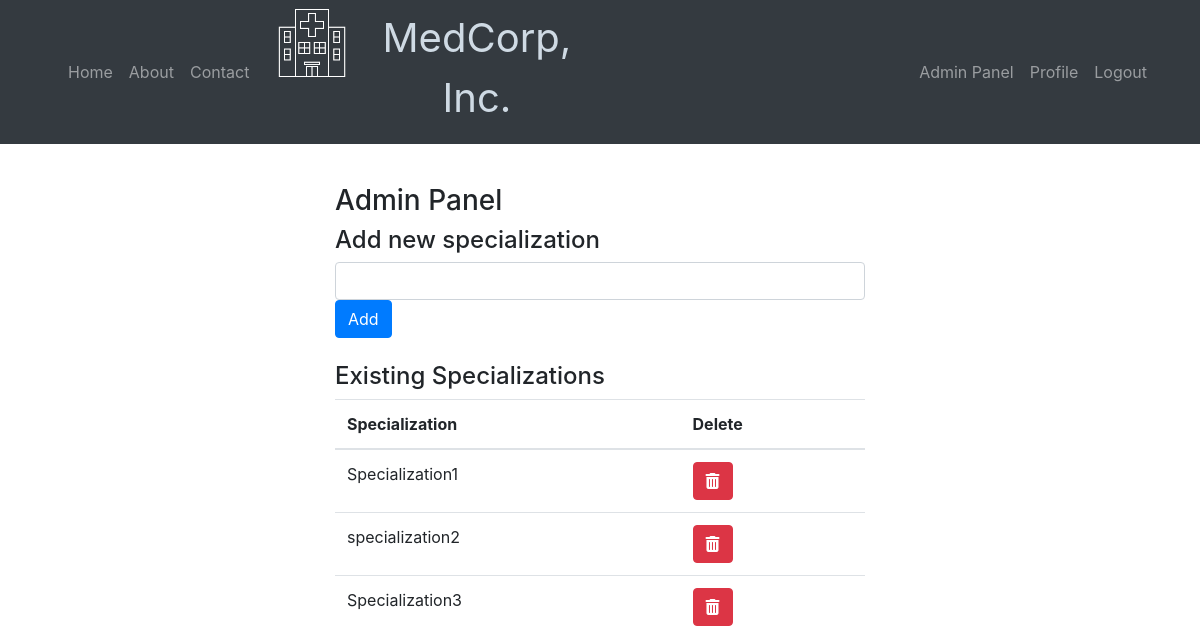
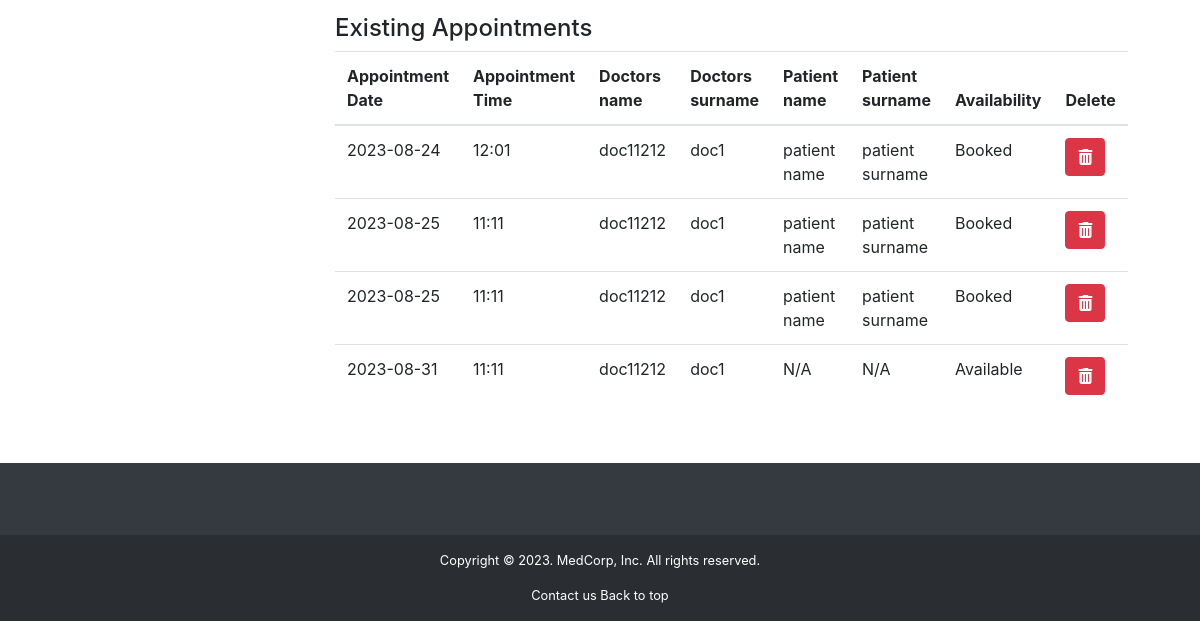
The app's page /adminpanel/content (signed in), older data (2 pictures, top to bottom).
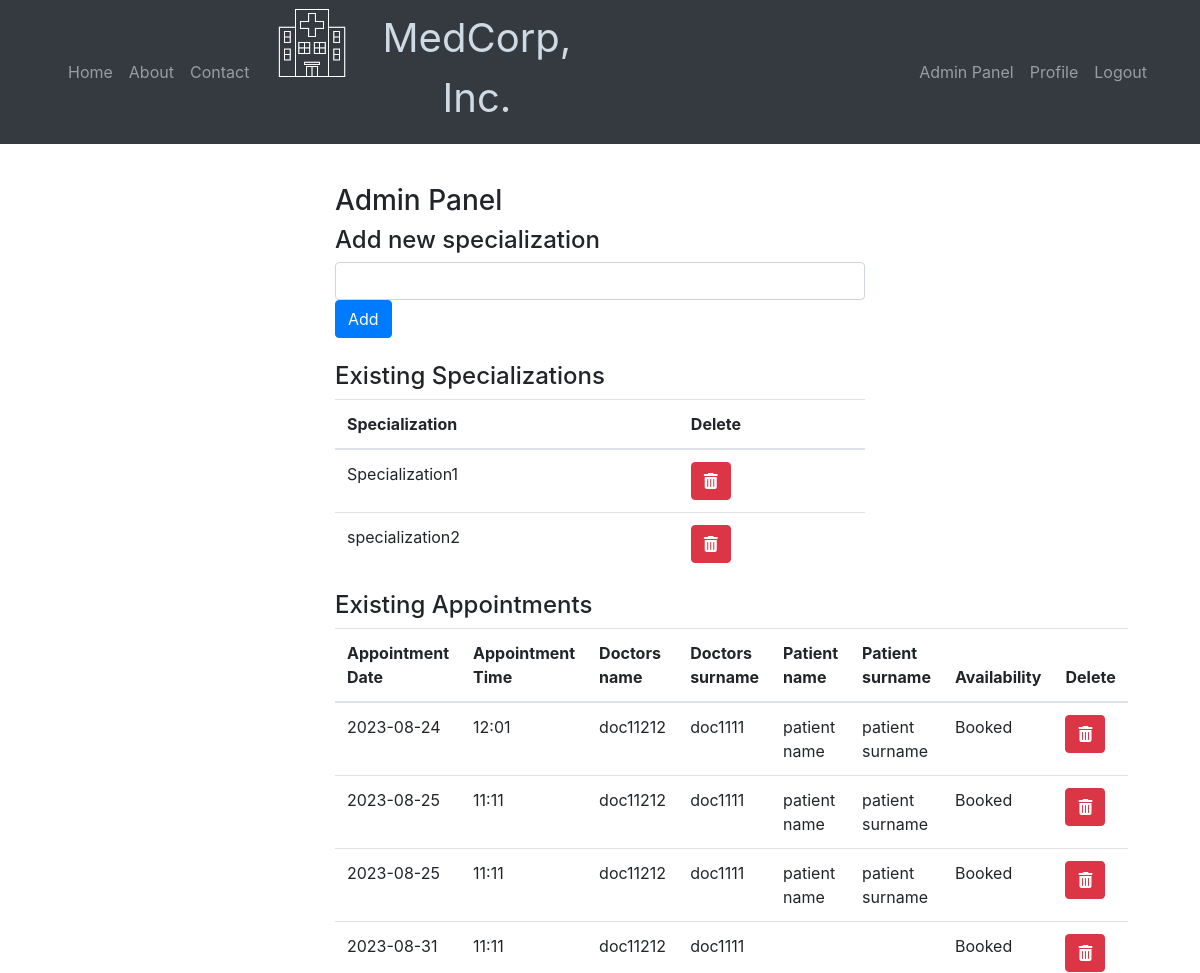
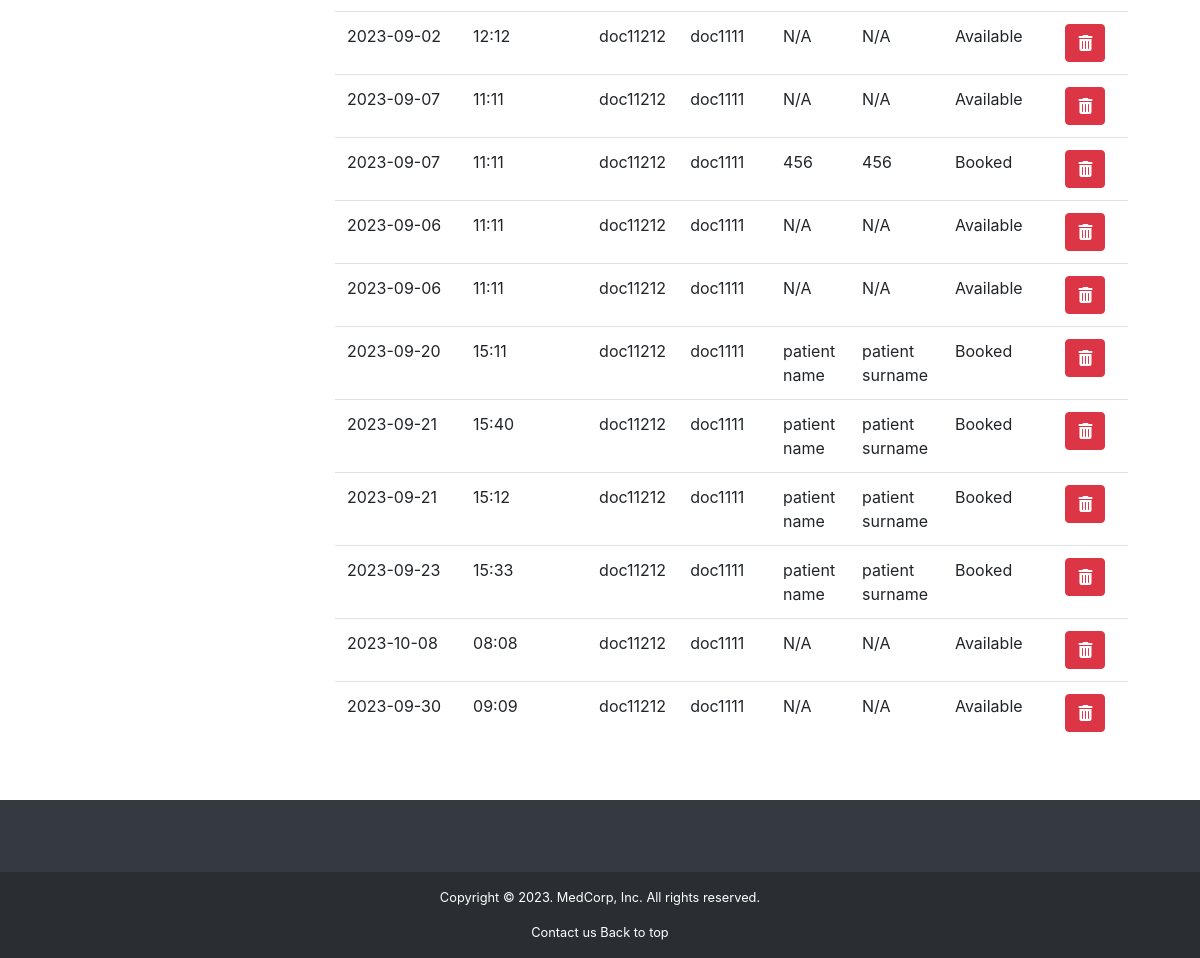
The same page, newer data (2 pictures, top to bottom).
### library/db/models.py (models this page shows, shortened)
class Specializations(db.Model):
    __tablename__ = 'specializations'
    _id = db.Column(db.Integer, primary_key=True)
    specialization = db.Column(db.String(500), nullable=False)

class Appointment(db.Model):
    __tablename__ = 'appointment'
    app_id = db.Column(db.Integer, primary_key=True, autoincrement=True)
    app_date = db.Column(db.Text, nullable=False)
    app_time = db.Column(db.Text, nullable=False)
    availability = db.Column(db.Boolean, nullable=False, default=True)
    patient_id = db.Column(db.Integer, db.ForeignKey("profile._id"))
    doctor_id = db.Column(db.Integer)
    createdDate = db.Column(db.DateTime,
                            default=datetime.utcnow, nullable=False)
    recommendations = db.Column(db.Text)
    profile = db.relationship("Profile", uselist=False)

class Profile(db.Model):
    __tablename__ = 'profile'
    _id = db.Column(db.Integer, primary_key=True, autoincrement=True)
    name = db.Column(db.String(100), unique=False)
    surname = db.Column(db.String(100), unique=False)
    birthdate = db.Column(db.DateTime, unique=False)
    gender = db.Column(db.String(10))
    email = db.Column(db.String(100), unique=True)
    telephone = db.Column(db.Integer, unique=False)
    insurance = db.Column(db.Boolean)
    userid = db.Column(db.Integer, db.ForeignKey("user._id"), nullable=False, unique=True)
    createdDate = db.Column(db.DateTime,
                            default=datetime.utcnow, nullable=False)
    user = db.relationship("User", uselist=False, cascade="delete")

### library/routes/admin.py (the view, shortened to what this page needs)
@admin.route("/adminpanel/content", methods=["GET", "POST"])
@login_required
def content():
    form = AddSpecialization()
    specializations = Specializations.query.all()
    appointments = Appointment.query.all()
    appointment = Appointment.query.first()
    if appointment.doctor_id:
        doctor_profile = Profile.query.filter_by(
            userid=appointment.doctor_id).first()
    else:
        doctor_profile = None
    display = Appointment.query.filter_by(
        patient_id=current_user._id).all()
    display_doctor = []
    return render_template("admin/content.html", form=form,
                           specializations=specializations,
                           appointments=appointments, doctor_profile=doctor_profile)

### library/db/forms.py
class AddSpecialization(FlaskForm):
    specialization = StringField("Specialization", validators=[DataRequired()])
    submit = SubmitField("Add")

### library/app.py (called while the page is built)
def create_app():
    app = Flask(__name__)
    app.config["SECRET_KEY"] = os.environ.get(
        "SECRET_KEY", "c544081efca90d112b80ff0ce139dd98")
    app.config['SQLALCHEMY_DATABASE_URI'] = 'sqlite:///test.db'
    migrate.init_app(app, db)
    db.init_app(app)
    with app.app_context():
        db.create_all()
    app.register_blueprint(pages)
    app.register_blueprint(authorize)
    app.register_blueprint(doctor)
    app.register_blueprint(admin)
    login_manager = LoginManager()
    login_manager.init_app(app)
    login_manager.login_view = "authorize.login"
    @login_manager.user_loader
    def load_user(user_id):
        return User.query.get(int(user_id))
    return app

### library/templates/admin/content.html (shortened to what this page needs)
{% extends 'layout.html' %}
{% block main_content %}
<h3> Admin Panel </h3>
{% if current_user.isAdmin %}
<h4> Add new specialization </h4>
<form method="POST">
    {{ form.specialization(class="form-control") }}
    {{ form.submit(class="btn btn-primary") }}
</form>
<br>
<h4> Existing Specializations </h4>
<table class="table">
    <thead>
        <tr>
            <th> Specialization </th>
            <th> Delete </th>
        </tr>
    </thead>
    <tbody>
        {% for spec in specializations %}
        <tr>
            <td> {{ spec.specialization }} </td>
            <td> <a href="{{ url_for('admin.delete_spec', spec_id=spec._id) }}" class="btn btn-danger"><i
                        class="fas fa-trash-alt"></i></a> </td>
        </tr>
        {% endfor %}
    </tbody>
</table>
<h4> Existing Appointments </h4>
<table class="table">
    <thead>
        <tr>
            <th> Appointment Date</th>
            <th> Appointment Time</th>
            <th> Doctors name</th>
            <th> Doctors surname</th>
            <th> Patient name </th>
            <th> Patient surname</th>
            <th> Availability</th>
            <th> Delete </th>
        </tr>
    </thead>
    <tbody>
        {% for app in appointments %}
        <tr>
            <td> {{ app.app_date }} </td>
            <td> {{ app.app_time }} </td>
            {% if doctor_profile %}
            <td>{{ doctor_profile.name }}</td>
            <td>{{ doctor_profile.surname }}</td>
            {% else %}
            <td>N/A</td>
            <td>N/A</td>
            {% endif %}
            {% if app.patient_id %}
            <td>{{ app.profile.name }}</td>
            <td>{{ app.profile.surname }}</td>
            {% else %}
            <td>N/A</td>
            <td>N/A</td>
            {% endif %}
            <td>{{ "Available" if app.availability else "Booked" }}</td>
            <td> <a href="{{ url_for('pages.delete_app', app_id=app.app_id) }}" class="btn btn-danger"><i class="fas fa-trash-alt"></i></a> </td>
        </tr>
        {% endfor %}
    </tbody>
</table>
{% else %}
<p>You do not have permission to access the Admin Panel.</p>
{% endif %}
{% endblock %}

Row changes from the older to the newer data that the page shows:
removed Specializations: specialization "Specialization3"
changed Profile "doc11212": surname "doc1" → "doc1111"
changed Appointment (number 4 of 15 on the later page): availability "Available" → "Booked"; no longer shows "N/A N/A"
added Appointment: app_date "2023-09-02", app_time "12:12", {{ doctor_profile.name }} "doc11212", {{ doctor_profile.surname }} "doc1111", shows "N/A", availability "Available"
added Appointment: app_date "2023-09-07", app_time "11:11", {{ doctor_profile.name }} "doc11212", {{ doctor_profile.surname }} "doc1111", shows "N/A", availability "Available"
added Appointment: app_date "2023-09-07", app_time "11:11", {{ doctor_profile.name }} "doc11212", {{ doctor_profile.surname }} "doc1111", profile.name "456", profile.surname "456", availability "Booked"
added Appointment: app_date "2023-09-06", app_time "11:11", {{ doctor_profile.name }} "doc11212", {{ doctor_profile.surname }} "doc1111", shows "N/A", availability "Available"
added Appointment: app_date "2023-09-06", app_time "11:11", {{ doctor_profile.name }} "doc11212", {{ doctor_profile.surname }} "doc1111", shows "N/A", availability "Available"
added Appointment: app_date "2023-09-20", app_time "15:11", {{ doctor_profile.name }} "doc11212", {{ doctor_profile.surname }} "doc1111", profile.name "patient name", profile.surname "patient surname", availability "Booked"
added Appointment: app_date "2023-09-21", app_time "15:40", {{ doctor_profile.name }} "doc11212", {{ doctor_profile.surname }} "doc1111", profile.name "patient name", profile.surname "patient surname", availability "Booked"
added Appointment: app_date "2023-09-21", app_time "15:12", {{ doctor_profile.name }} "doc11212", {{ doctor_profile.surname }} "doc1111", profile.name "patient name", profile.surname "patient surname", availability "Booked"
added Appointment: app_date "2023-09-23", app_time "15:33", {{ doctor_profile.name }} "doc11212", {{ doctor_profile.surname }} "doc1111", profile.name "patient name", profile.surname "patient surname", availability "Booked"
added Appointment: app_date "2023-10-08", app_time "08:08", {{ doctor_profile.name }} "doc11212", {{ doctor_profile.surname }} "doc1111", shows "N/A", availability "Available"
added Appointment: app_date "2023-09-30", app_time "09:09", {{ doctor_profile.name }} "doc11212", {{ doctor_profile.surname }} "doc1111", shows "N/A", availability "Available"
